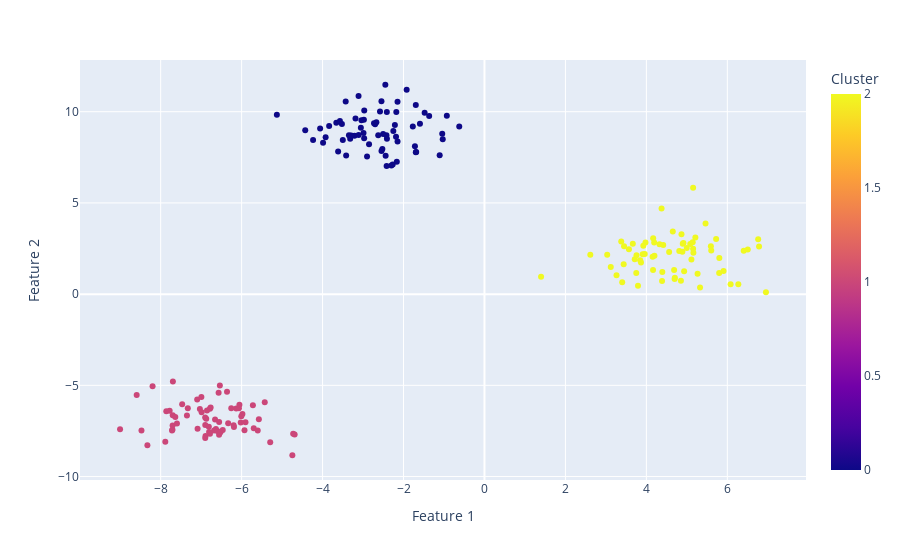

Notebook cell for this chart:
### Code cell
import plotly.express as px
from sklearn.datasets import make_blobs
from sklearn.cluster import KMeans

# Create some data
X, _ = make_blobs(n_samples=200, centers=3, n_features=2, random_state=42)

# Apply k-means
kmeans = KMeans(n_clusters=3)
kmeans.fit(X)
labels = kmeans.labels_

# Create a DataFrame with labels and features
import pandas as pd
df = pd.DataFrame(X, columns=['Feature 1', 'Feature 2'])
df['Cluster'] = labels

# Visualize clusters using Plotly Express
fig = px.scatter(df, x='Feature 1', y='Feature 2', color='Cluster')
fig.show()

### Figure 1 — Plotly figure (JSON) as saved in the notebook; plotly's stock layout.template omitted (floating-point values rounded to 4 significant figures; data arrays with more than 128 entries replaced by an {"elided": "..."} marker saying what was removed)
{"data": [{"hovertemplate": "Feature 1=%{x}<br>Feature 2=%{y}<br>Cluster=%{marker.color}<extra></extra>", "legendgroup": "", "marker": {"color": {"elided": "200 int values"}, "coloraxis": "coloraxis", "symbol": "circle"}, "mode": "markers", "name": "", "orientation": "v", "showlegend": false, "type": "scatter", "x": {"elided": "200 float values"}, "xaxis": "x", "y": {"elided": "200 float values"}, "yaxis": "y"}], "layout": {"coloraxis": {"colorbar": {"title": {"text": "Cluster"}}, "colorscale": [[0, "#0d0887"], [0.1111, "#46039f"], [0.2222, "#7201a8"], [0.3333, "#9c179e"], [0.4444, "#bd3786"], [0.5556, "#d8576b"], [0.6667, "#ed7953"], [0.7778, "#fb9f3a"], [0.8889, "#fdca26"], [1, "#f0f921"]]}, "legend": {"tracegroupgap": 0}, "margin": {"t": 60}, "xaxis": {"anchor": "y", "domain": [0, 1], "title": {"text": "Feature 1"}}, "yaxis": {"anchor": "x", "domain": [0, 1], "title": {"text": "Feature 2"}}}}
